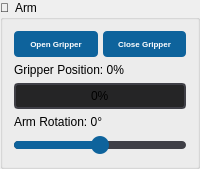
         <widget class="QGroupBox" name="grpManipulator">
          <property name="enabled">
           <bool>true</bool>
          </property>
          <property name="sizePolicy">
           <sizepolicy hsizetype="Preferred" vsizetype="Preferred">
            <horstretch>0</horstretch>
            <verstretch>0</verstretch>
           </sizepolicy>
          </property>
          <property name="maximumSize">
           <size>
            <width>16777215</width>
            <height>16777215</height>
           </size>
          </property>
          <property name="title">
           <string>🦾  Arm</string>
          </property>
          <layout class="QVBoxLayout" name="manipulatorLayout">
           <item>
            <layout class="QHBoxLayout" name="gripperLayout">
             <property name="spacing">
              <number>5</number>
             </property>
             <item>
              <widget class="QPushButton" name="btnOpenGripper">
               <property name="styleSheet">
                <string notr="true">QPushButton {
    background-color: #0e639c;
    color: #ffffff;
    border: none;
    padding: 8px 5px;
    border-radius: 4px;
    font-weight: bold;
	font-size:8px;
}

QPushButton:hover {
    background-color: #1177bb;
}

QPushButton:pressed {
    background-color: #0d5a8f;
}

QPushButton:disabled {
    background-color: #3f3f46;
    color: #808080;
}

QPushButton#btnEmergencyStop {
    background-color: #c42b1c;
}

QPushButton#btnEmergencyStop:hover {
    background-color: #e03e2e;
}</string>
               </property>
               <property name="text">
                <string>Open Gripper</string>
               </property>
               <property name="iconSize">
                <size>
                 <width>20</width>
                 <height>51</height>
                </size>
               </property>
               <property name="autoDefault">
                <bool>false</bool>
               </property>
              </widget>
             </item>
             <item>
              <widget class="QPushButton" name="btnCloseGripper">
               <property name="styleSheet">
                <string notr="true">QPushButton {
    background-color: #0e639c;
    color: #ffffff;
    border: none;
    padding: 8px 5px;
    border-radius: 4px;
    font-weight: bold;
	font-size:8px;
}

QPushButton:hover {
    background-color: #1177bb;
}

QPushButton:pressed {
    background-color: #0d5a8f;
}

QPushButton:disabled {
    background-color: #3f3f46;
    color: #808080;
}

QPushButton#btnEmergencyStop {
    background-color: #c42b1c;
}

QPushButton#btnEmergencyStop:hover {
    background-color: #e03e2e;
}</string>
               </property>
               <property name="text">
                <string>Close Gripper</string>
               </property>
               <property name="iconSize">
                <size>
                 <width>20</width>
                 <height>51</height>
                </size>
               </property>
              </widget>
             </item>
            </layout>
           </item>
           <item>
            <widget class="QLabel" name="lblGripperPosition">
             <property name="text">
              <string>Gripper Position: 0%</string>
             </property>
            </widget>
           </item>
           <item>
            <widget class="QProgressBar" name="progressGripper">
             <property name="styleSheet">
              <string notr="true">QProgressBar {
    border: 2px solid #3f3f46;
    border-radius: 4px;
    text-align: center;
    background-color: #252526;
}

QProgressBar::chunk {
    background-color: #0e639c;
    border-radius: 2px;
}</string>
             </property>
             <property name="value">
              <number>0</number>
             </property>
            </widget>
           </item>
           <item>
            <widget class="QLabel" name="lblArmRotation">
             <property name="text">
              <string>Arm Rotation: 0°</string>
             </property>
            </widget>
           </item>
           <item>
            <widget class="QSlider" name="sliderArmRotation">
             <property name="styleSheet">
              <string notr="true">QSlider::groove:horizontal {
    height: 8px;
    background: #3f3f46;
    border-radius: 4px;
}

QSlider::handle:horizontal {
    background: #0e639c;
    width: 18px;
    margin: -5px 0;
    border-radius: 9px;
}

QSlider::handle:horizontal:hover {
    background: #1177bb;
}

QSlider::sub-page:horizontal {
    background: #0e639c;
    border-radius: 4px;
}</string>
             </property>
             <property name="minimum">
              <number>-180</number>
             </property>
             <property name="maximum">
              <number>180</number>
             </property>
             <property name="orientation">
              <enum>Qt::Horizontal</enum>
             </property>
             <property name="tickPosition">
              <enum>QSlider::TicksBelow</enum>
             </property>
             <property name="tickInterval">
              <number>45</number>
             </property>
            </widget>
           </item>
          </layout>
         </widget>
